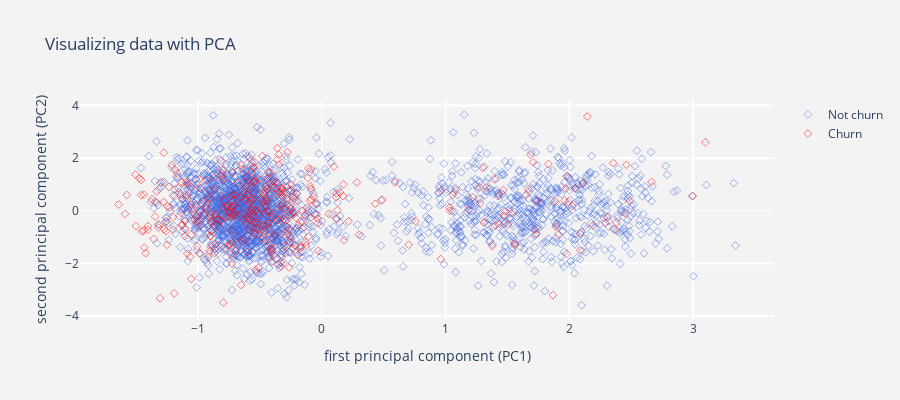

The notebook cell saved with this chart:
### Code cell
from sklearn.decomposition import PCA

pca = PCA(n_components = 2)

X = telcom[[i for i in telcom.columns if i not in target_col]]
Y = telcom[target_col]

principal_components = pca.fit_transform(X)
pca_data = pd.DataFrame(principal_components, columns = ["PC1", "PC2"])
pca_data = pca_data.merge(Y, left_index=True, right_index=True, how="left")
pca_data["Churn"] = pca_data["Churn"].replace({1: "Churn", 0: "Not churn"})

layout = go.Layout(dict(title = "Visualizing data with PCA",
                        plot_bgcolor = "rgb(243,243,243)",
                        paper_bgcolor = "rgb(243,243,243)",
                        xaxis = dict(gridcolor = 'rgb(255, 255, 255)',
                                     title = "first principal component (PC1)",
                                     zerolinewidth=1, ticklen=5, gridwidth=2),
                        yaxis = dict(gridcolor = 'rgb(255, 255, 255)',
                                     title = "second principal component (PC2)",
                                     zerolinewidth=1, ticklen=5, gridwidth=2),
                        height = 400
                       )
                  )
trace1 = pca_scatter(pca_data, 'Churn', 'Churn', 'red')
trace2 = pca_scatter(pca_data, 'Churn', 'Not churn', 'royalblue')
data = [trace2, trace1]
fig = go.Figure(data=data, layout=layout)
py.iplot(fig)

### Figure 1 — Plotly figure (JSON) as saved in the notebook; plotly's stock layout.template omitted (floating-point values rounded to 4 significant figures; data arrays with more than 128 entries replaced by an {"elided": "..."} marker saying what was removed)
{"data": [{"marker": {"color": "royalblue", "line": {"width": 0.5}, "symbol": "diamond-open"}, "mode": "markers", "name": "Not churn", "type": "scatter", "x": {"elided": "2278 float values"}, "y": {"elided": "2278 float values"}}, {"marker": {"color": "red", "line": {"width": 0.5}, "symbol": "diamond-open"}, "mode": "markers", "name": "Churn", "type": "scatter", "x": {"elided": "388 float values"}, "y": {"elided": "388 float values"}}], "layout": {"height": 400, "paper_bgcolor": "rgb(243,243,243)", "plot_bgcolor": "rgb(243,243,243)", "title": {"text": "Visualizing data with PCA"}, "xaxis": {"gridcolor": "rgb(255, 255, 255)", "gridwidth": 2, "ticklen": 5, "title": {"text": "first principal component (PC1)"}, "zerolinewidth": 1}, "yaxis": {"gridcolor": "rgb(255, 255, 255)", "gridwidth": 2, "ticklen": 5, "title": {"text": "second principal component (PC2)"}, "zerolinewidth": 1}}}
